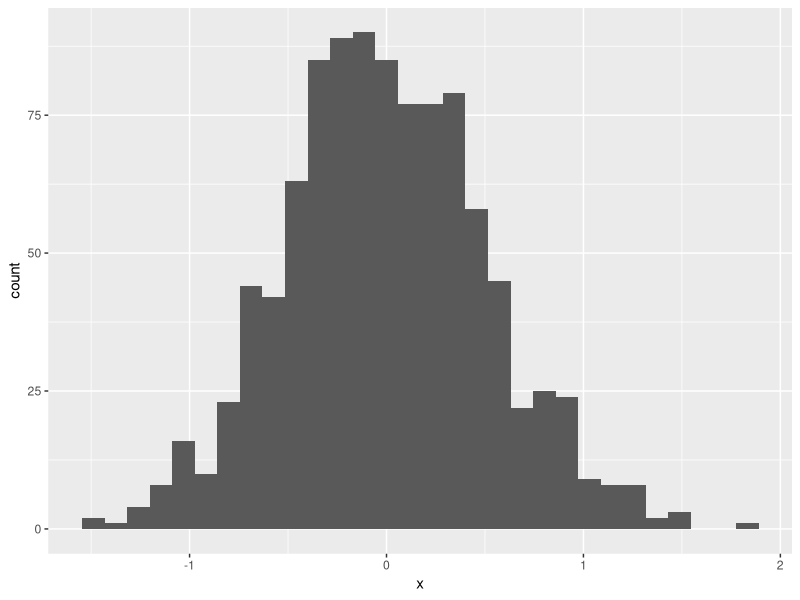
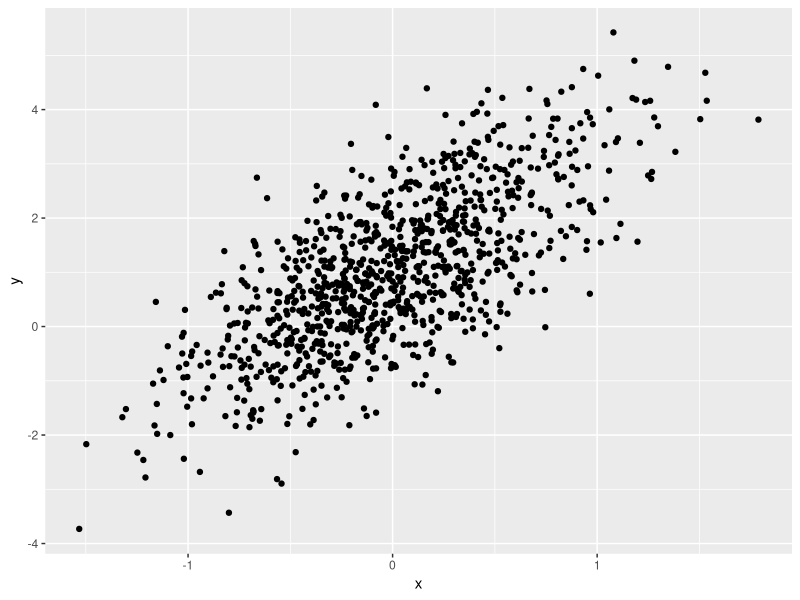
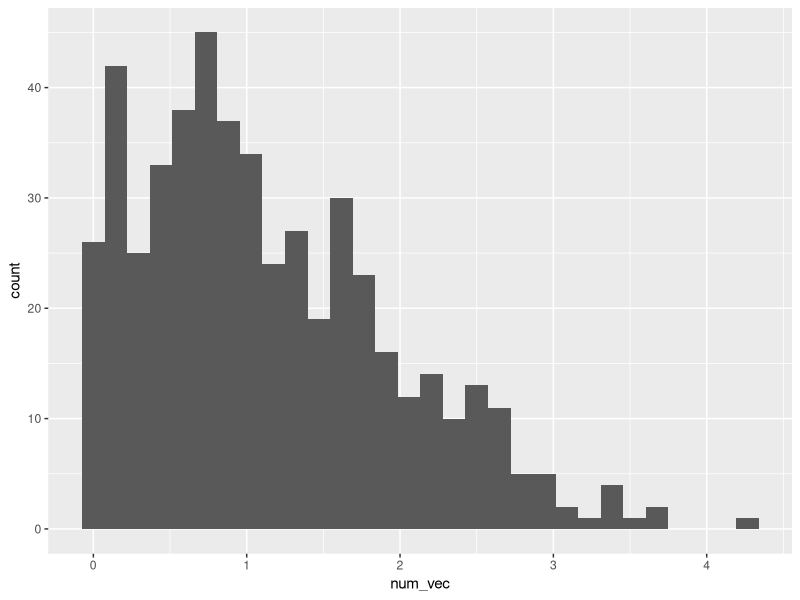

These figures' R source, in order:
## ---- chunk 1
library (tidyverse)
## ---- chunk 2
samp = rnorm(100)
length(samp)
## ---- chunk 3
plot_df = 
  tibble(
    x = rnorm(1000, sd = 0.5), 
    y = 1 + 2 * x + rnorm(1000),
  )

tail(plot_df)
## ---- chunk 4
ggplot(plot_df, aes(x=x)) + geom_histogram()

ggplot(plot_df, aes(x=x, y=y)) + geom_point()
## ---- chunk 5
library(tidyverse)

set.seed(0)

la_df = tibble(
  num_var = rnorm(500, mean = 1),
  log_vec = num_var > 0,
  num_vec = abs(num_var)
)

ggplot(la_df, aes(x = num_vec)) + geom_histogram()
